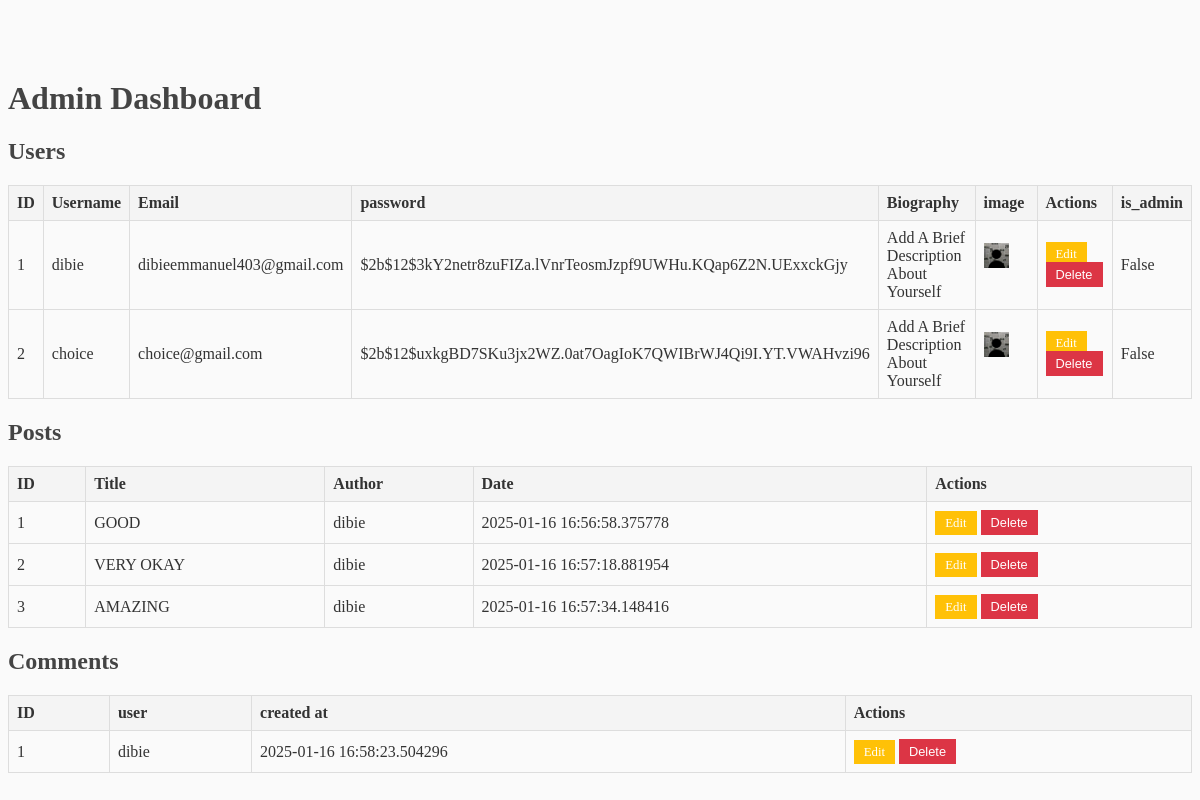
Page /admin (signed in) on the earlier database version.
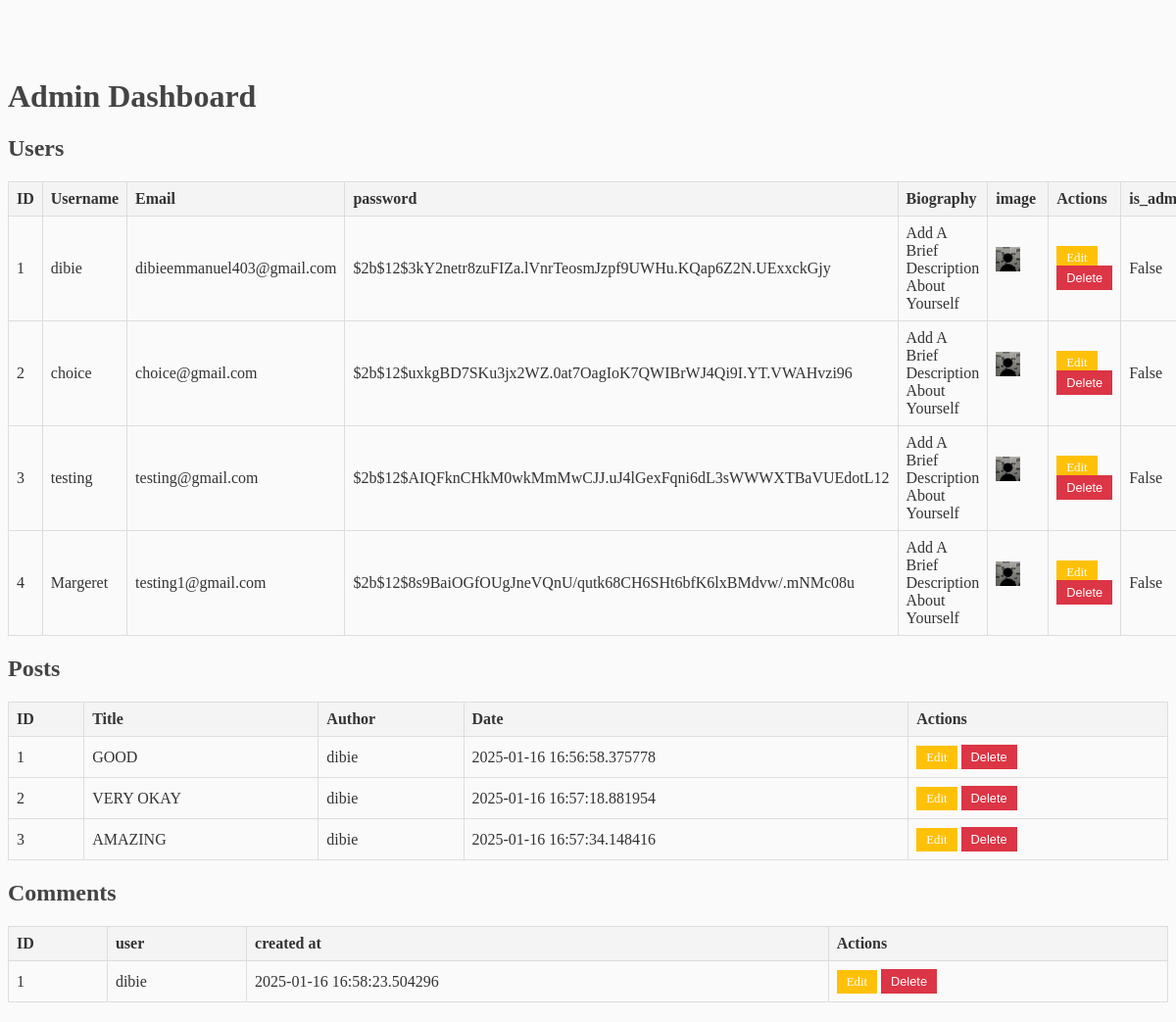
Same page on the later database version.
### flaskblog/models.py (models this page shows, shortened)
class User(db.Model, UserMixin):
    id = db.Column(db.Integer, primary_key=True)
    username = db.Column(db.String(20), nullable=False, unique=True)
    email = db.Column(db.String(120), nullable=False, unique=True)
    image_file = db.Column(db.String(20), nullable=False, default='default.jpg')
    password = db.Column(db.String(60), nullable=False)
    posts = db.relationship('Post', backref='author', lazy=True)
    is_admin = db.Column(db.Boolean, nullable=False,default=False)
    Biography= db.Column(db.Text, nullable=False,default='Add A Brief Description About Yourself')

class Post(db.Model):
    id = db.Column(db.Integer, primary_key=True)
    title = db.Column(db.String(100), nullable=False)
    content = db.Column(db.Text, nullable=False)
    date = db.Column(db.DateTime, nullable=False, default=datetime.utcnow)
    user_id = db.Column(db.Integer, db.ForeignKey('user.id'), nullable=False)
    is_admin = db.Column(db.Boolean, nullable=False,default=False)
    image = db.Column(db.String(20), nullable=True)

class Comment(db.Model):
    id = db.Column(db.Integer, primary_key=True)
    content = db.Column(db.String(500), nullable=False)
    user_id = db.Column(db.Integer, db.ForeignKey('user.id'), nullable=False)
    post_id = db.Column(db.Integer, db.ForeignKey('post.id'), nullable=False)
    created_at = db.Column(db.DateTime, default=datetime.utcnow)
    user = db.relationship('User', backref=db.backref('comments', lazy=True))
    post = db.relationship('Post', backref=db.backref('comments', lazy='dynamic'))

### flaskblog/routes.py (the view)
@app.route('/admin', methods=['GET', 'POST'])
@login_required
def admin_page():
    posts = Post.query.all()  # Fetch all posts
    users = User.query.all()  # Fetch all users
    comments=Comment.query.all()
    if current_user.email != 'dibieemmanuel403@gmail.com':  # Ensure the user is an admin
        flash("You are not authorized to access this page.", "danger")
        return redirect(url_for('home'))  # Redirect unauthorized users to home
    return render_template('admin.html', users=users, posts=posts,comments=comments)

### flaskblog/models.py (called while the page is built)
@login_manager.user_loader
def load_user(user_id):
    return User.query.get(int(user_id))

### flaskblog/templates/Admin.html (shortened to what this page needs)
<!DOCTYPE html>
<html lang="en">
<head>
    <link rel="stylesheet" href="{{ url_for('static', filename='main.css') }}">
</head>
<body>
    <div class="container">
        <h1 class="text-center text-primary">Admin Dashboard</h1>
        <h2 class="mt-5">Users</h2>
        <table class="table table-bordered">
            <thead>
                <tr>
                    <th>ID</th>
                    <th>Username</th>
                    <th>Email</th>
                    <th>password</th>
                    <th>Biography</th>
                    <th>image</th>
                    <th>Actions</th>
                    <th>is_admin</th>
                </tr>
            </thead>
            <tbody>
                {% for user in users %}
                <tr>
                    <td>{{ user.id }}</td>
                    <td>{{ user.username }}</td>
                    <td>{{ user.email }}</td>
                    <td>{{ user.password }}</td>
                    <td>{{ user.Biography }}</td>
                    <td><img class="rounded-circle border account-img2 border-primary"
                     src="{{ url_for('static', filename='profile_pics/' + user.image_file) }}"> </td>
                    <td>
                        <a href="{{ url_for('edit_user', user_id=user.id) }}" class="btn11 btn-warning btn-sm">Edit</a>
                        <form action="{{ url_for('delete_user', user_id=user.id) }}" method="POST" style="display:inline;">
                            <button type="submit" class="btn11 btn-danger btn-sm">Delete</button>
                        </form>
                    </td>
                    <td>{{ user.is_admin }}</td>
                </tr>
                {% endfor %}
            </tbody>
        </table>
        <h2 class="mt-5">Posts</h2>
        <table class="table table-bordered">
            <thead>
                <tr>
                    <th>ID</th>
                    <th>Title</th>
                    <th>Author</th>
                    <th>Date</th>
                    <th>Actions</th>
                </tr>
            </thead>
            <tbody>
                {% for post in posts %}
                <tr>
                    <td>{{ post.id }}</td>
                    <td>{{ post.title }}</td>
                    <td>{{ post.author.username }}</td>
                    <td>{{ post.date }}</td>
                    <td>
                        <a href="{{ url_for('edit_post', post_id=post.id) }}" class="btn11 btn-warning btn-sm">Edit</a>
                        <form action="{{ url_for('delete_post', post_id=post.id) }}" method="POST" style="display:inline;">
                            <button type="submit" class="btn11 btn-danger btn-sm">Delete</button>
                        </form>
                    </td>
                </tr>
                {% endfor %}
            </tbody>
        </table>
        <h2 class="mt-5">Comments</h2>
        <table class="table table-bordered">
            <thead>
                <tr>
                    <th>ID</th>
                    <th>user</th>
                    <th>created at</th>
                    <th>Actions</th>
                </tr>
            </thead>
            <tbody>
                {% for comment in comments %}
                <tr>
                    <td>{{ comment.id }}</td>
                    <td>{{ comment.user.username }}</td>
                    <td>{{ comment.created_at }}</td>
                    <td>
                        <a class="btn11 btn-warning btn-sm">Edit</a>
                        <form action="{{ url_for('delete_comment_admin', comment_id=comment.id) }}" method="POST" style="display:inline;">
                            <button type="submit" class="btn11 btn-danger btn-sm">Delete</button>
                        </form>
                    </td>
                </tr>
               {% endfor %}
            </tbody>
        </table>
    </div>
</body>
</html>

Differences in the rows shown:
added User: id "3", username "testing", email "testing@gmail.com", password "$2b$12$AIQFknCHkM0wkMmMwCJJ.uJ4lGexFqni6dL3sWWWXTBaVUEdotL12", Biography "Add A Brief Description About Yourself", image_file (placeholder picture), is_admin "False"
added User: id "4", username "Margeret", email "testing1@gmail.com", password "$2b$12$8s9BaiOGfOUgJneVQnU/qutk68CH6SHt6bfK6lxBMdvw/.mNMc08u", Biography "Add A Brief Description About Yourself", image_file (placeholder picture), is_admin "False"
